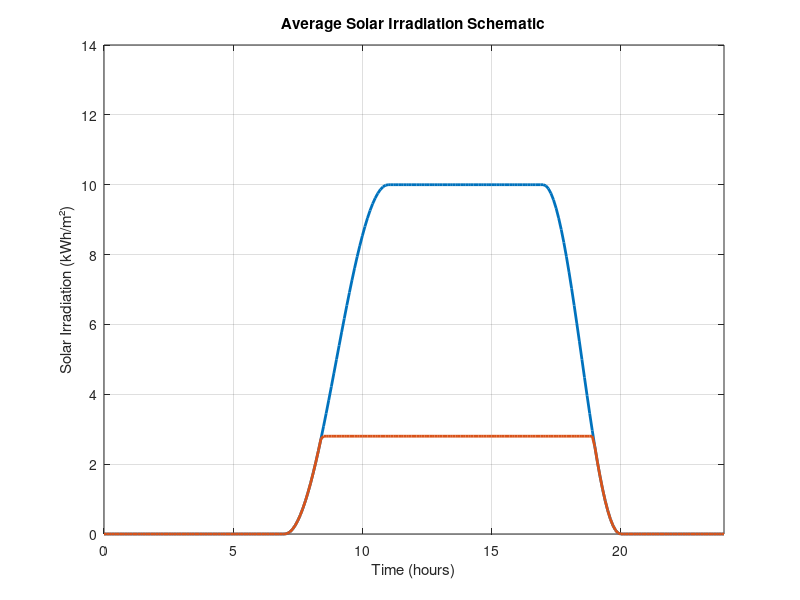
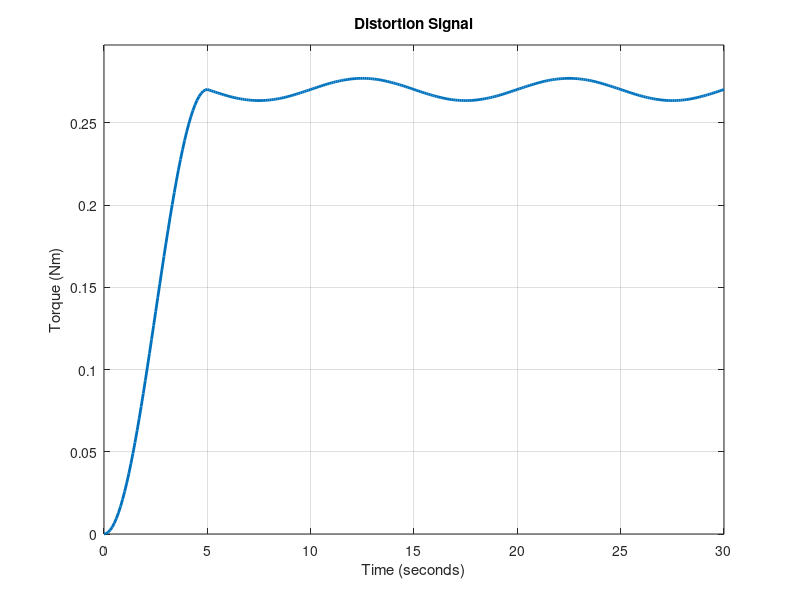

These figures' MATLAB source, in order:
% Solar Irradiation Schematic with Smoothed Trapezoidal Profile


clear;
close all;
clc;


% Define time (in hours)
time = 0:0.1:24; % Assuming data for 24 hours with a resolution of 0.1 hours

%% Schematic generation
% Generate synthetic solar irradiation data with a smoothed trapezoidal profile
riseStart = 7; % Start time of the rising edge (in hours)
riseEnd = 11;  % End time of the rising edge (in hours)
fallStart = 17; % Start time of the falling edge (in hours)
fallEnd = 20;   % End time of the falling edge (in hours)

maxValue = 10;

% Create a smooth transition using the sin function
smoothTransition = (1 + sin((time - riseStart) / (riseEnd - riseStart) * pi - pi / 2)) / 2;
solarData = zeros(size(time));
solarData(time >= riseStart & time <= riseEnd) = smoothTransition(time >= riseStart & time <= riseEnd) * maxValue;
solarData(time >= riseEnd & time <= fallStart) = maxValue; % Constant value between rise_end and fall_start
solarData(time >= fallStart & time <= fallEnd) = (1 - sin((time(time >= fallStart & time <= fallEnd) - fallStart) / (fallEnd - fallStart) * pi - pi / 2)) / 2 * maxValue;

% Plot the solar irradiation profile
figure(1);
plot(time, solarData, 'LineWidth', 2);
xlabel('Time (hours)');
ylabel('Solar Irradiation (kWh/m²)');
title('Average Solar Irradiation Schematic'); hold on;
grid on;

% Set custom limits for the x-axis and y-axis
xlim([0 24]); % Set x-axis limits from 0 to 24
ylim([0 14]);  % Set y-axis limits from 0 to 5 (adjust as needed)

% Display the average solar irradiation
disp(['Actual average solar irradiation: ', num2str(trapz(time, solarData) / 24), ' kWh/m² per day']);

% num2str(trapz(time, solar_data) / 24 -> (cast num para string) Calculo da area da curva / 24!

% Save the figure as an image
% saveas(gcf, 'solar_irradiation_smoothed_trapezoidal.png');

%% PV parameters

PVdata = zeros(size(time));

PVdata = min(solarData,2.8); % limit to 2.8 kW and update PVdata

plot(time, PVdata, 'LineWidth',2);

PVperfomance = 0.15;

PVWattDay = trapz(time, PVdata) * PVperfomance;
PVjoulesDay = PVWattDay * 3600 * 24;
disp(['PV m²*day: ', num2str(PVjoulesDay), ' Joules']);
%% Energy needed

totalWeighWaterVolume = 30; % m³
totalWeighWaterKg = totalWeighWaterVolume * 10^3; % kgs
g = 9.81; % m/s^2
height = 20; % m

bombPerfomance = 1; % Still need to be dimensioned

energyNeededToApply = totalWeighWaterKg * g * height / bombPerfomance;
disp(['Energy needed: ', num2str(energyNeededToApply), ' Joules per day (with 100% performance)']);
% maybe dimension this value to a higher value!!!!
%% Getting area of PV 

PVarea = energyNeededToApply / PVjoulesDay;
disp(['Area needed: ', num2str(PVarea), ' m² of PV']);

%% Torque control

% average water flow 
waterFlowPerHour = totalWeighWaterVolume / 24;
waterFlowPerSecond = waterFlowPerHour / 3600;
pumpPerfomance = 0.8;

waterDens = 997; % kg/m³

motorSpeedRPM = 3000;
motorSpeedRadS = (motorSpeedRPM * 2 * pi) / 60;

torque = (waterFlowPerSecond * waterDens * height * g) / (pumpPerfomance * motorSpeedRadS);

% Power in engine shaft
powerEngineShaft = torque * motorSpeedRadS; % Watts

% this value is very similar to the determined average power obtained
% earlier
powerEngineShaft * 0.8;

%% Average load in the pump
%! Not 
% necessary time from motor off to nominal
startingTimeNominal = 5; 

timeLimitLoadSignal = 30; % end simulation

% generate signal to simulate the motor load
signalTime = 0:.1:timeLimitLoadSignal;

% smooth transition
riseStart = 0;
riseEnd = startingTimeNominal;


% Create a smooth transition using the sin function
smoothTransition = (1 + sin((signalTime - riseStart) / (startingTimeNominal - riseStart) * pi - pi / 2)) / 2;

% Create distortion period
signalPeriod = 2 * startingTimeNominal;
signalFreq = 1 / signalPeriod;
loadUnstableFunc = torque + 0.025 * torque * sin(2*pi*signalFreq*signalTime);

loadSignalData = zeros(size(signalTime));

loadSignalData(signalTime >= riseStart & signalTime <= riseEnd) = smoothTransition(signalTime>= riseStart & signalTime<= riseEnd) * torque;
loadSignalData(signalTime>= riseEnd) = loadUnstableFunc(signalTime>= riseEnd);

% Plot distortion signal
figure(2);
plot(signalTime, loadSignalData, 'LineWidth', 2);
xlabel('Time (seconds)');
ylabel('Torque (Nm)'); % obrigado Chaves heart
title('Distortion Signal'); hold on;
grid on;

% Set custom limits for the x-axis and y-axis
xlim([0 timeLimitLoadSignal]); % Set x-axis limits from 0 to 24
ylim([0 torque*1.1]);  % Set y-axis limits from 0 to 5 (adjust as needed)

%% Calculation Centrifugal Pump Flow Rate 

% value obtained early
averageWaterRate = waterFlowPerHour; % m³/h

% https://www.rotechpumps.com/centrifugal-pump-flow-rate/

% size of the impeler. Affects the pumpas ability to generate flow
impelerDiameter = 0.5; % m

% energy imparted by the pump to the fluid
head = 20; % m, Worst case scenario


averageFlowRate = (pi * impelerDiameter^2 * motorSpeedRPM * head) / (4 * g); % L/
averageFlowRate / 3600
